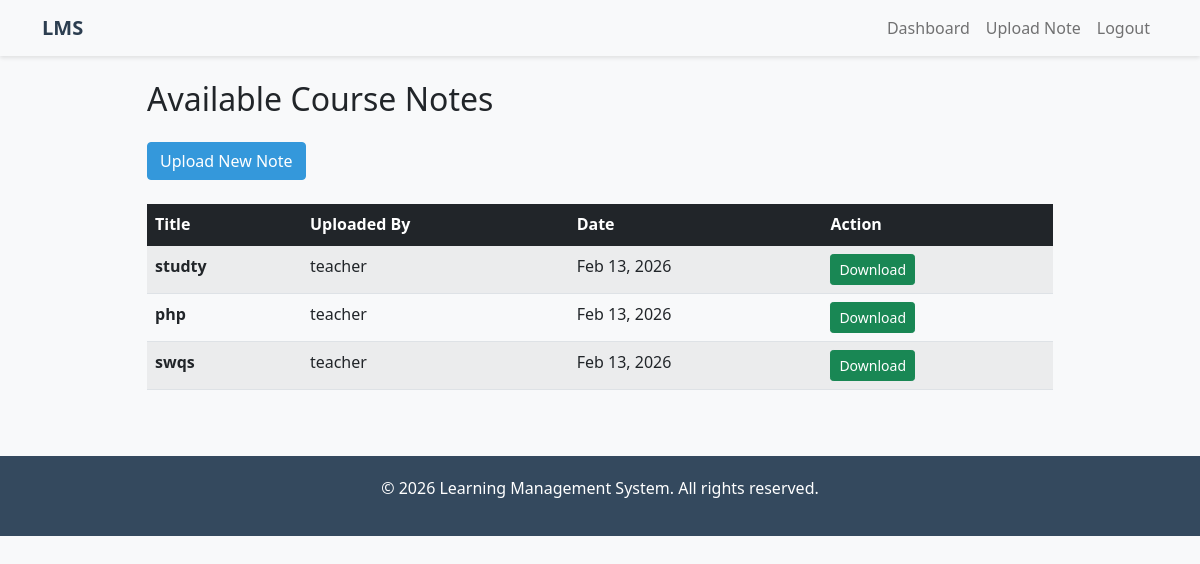
The page /courses/my-notes/ (signed in) on the database its author committed.
### courses/models.py (models this page shows, shortened)
class Note(models.Model):
    title = models.CharField(max_length=200)
    file = models.FileField(upload_to='notes/')
    uploaded_by = models.ForeignKey(User, on_delete=models.CASCADE)
    uploaded_at = models.DateTimeField(auto_now_add=True)

### courses/views.py (the view)
# urls.py: path('my-notes/', views.note_list, name='note_list'),
@login_required
def note_list(request):
    notes = Note.objects.all()
    return render(request, 'courses/note_list.html', {'notes': notes})

### templates/courses/note_list.html (shortened to what this page needs)
{% extends 'base.html' %}
{% block content %}
<div class="container mt-4">
    <div class="row">
        <div class="col-md-10 mx-auto">
            <h2 class="mb-4">Available Course Notes</h2>
            {% if user.is_authenticated and user.profile.role == 'teacher' %}
            <div class="mb-4">
                <a href="{% url 'courses:upload' %}" class="btn btn-primary">Upload New Note</a>
            </div>
            {% endif %}
            {% if notes %}
            <div class="table-responsive">
                <table class="table table-striped table-hover">
                    <thead class="table-dark">
                        <tr>
                            <th>Title</th>
                            <th>Uploaded By</th>
                            <th>Date</th>
                            <th>Action</th>
                        </tr>
                    </thead>
                    <tbody>
                        {% for note in notes %}
                        <tr>
                            <td>
                                <strong>{{ note.title }}</strong>
                            </td>
                            <td>{{ note.uploaded_by.first_name|default:note.uploaded_by.username }}</td>
                            <td>{{ note.uploaded_at|date:"M d, Y" }}</td>
                            <td>
                                {% if note.file %}
                                    <a href="{{ note.file.url }}" class="btn btn-sm btn-success" download>
                                         Download
                                    </a>
                                {% else %}
                                    <span class="badge bg-danger">No File</span>
                                {% endif %}
                            </td>
                        </tr>
                        {% endfor %}
                    </tbody>
                </table>
            </div>
            {% else %}
            <div class="alert alert-info" role="alert">
                <h4 class="alert-heading">No notes available yet!</h4>
                <p>No course notes have been uploaded. Check back later or contact your instructor.</p>
            </div>
            {% endif %}
        </div>
    </div>
</div>
{% endblock %}

### templates/base.html (style rules this page uses)
body { font-family: 'Segoe UI', Tahoma, Geneva, Verdana, sans-serif; background-color: #f8f9fa; }
.btn-primary { background-color: #3498db; border-color: #3498db; }

### rows shown on the page
Note: title "studty", uploaded_by.first_name "teacher", uploaded_at "Feb 13, 2026"
Note: title "php", uploaded_by.first_name "teacher", uploaded_at "Feb 13, 2026"
Note: title "swqs", uploaded_by.first_name "teacher", uploaded_at "Feb 13, 2026"
